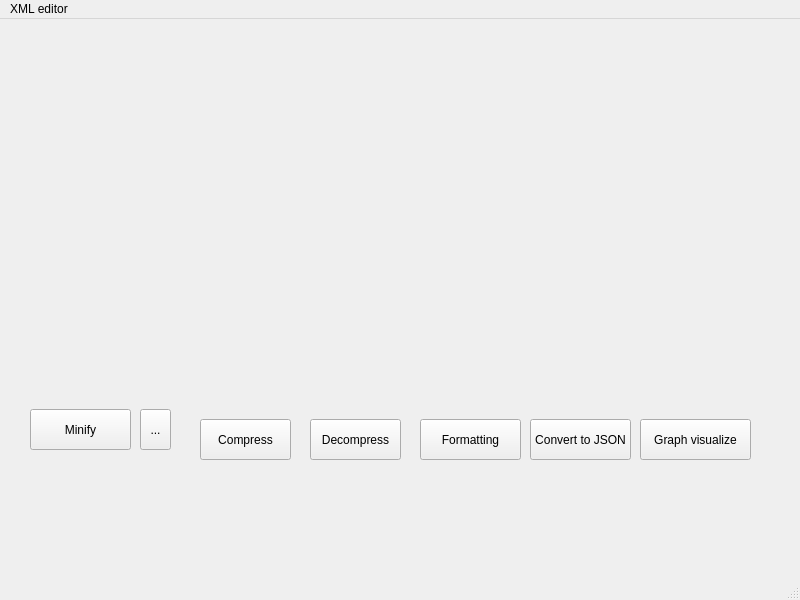
<?xml version="1.0" encoding="UTF-8"?>
<ui version="4.0">
 <class>MainWindow</class>
 <widget class="QMainWindow" name="MainWindow">
  <property name="geometry">
   <rect>
    <x>0</x>
    <y>0</y>
    <width>800</width>
    <height>600</height>
   </rect>
  </property>
  <property name="windowTitle">
   <string>MainWindow</string>
  </property>
  <widget class="QWidget" name="centralwidget">
   <widget class="QPushButton" name="pushButton">
    <property name="geometry">
     <rect>
      <x>200</x>
      <y>400</y>
      <width>91</width>
      <height>41</height>
     </rect>
    </property>
    <property name="text">
     <string>Compress</string>
    </property>
   </widget>
   <widget class="QPushButton" name="pushButton_2">
    <property name="geometry">
     <rect>
      <x>310</x>
      <y>400</y>
      <width>91</width>
      <height>41</height>
     </rect>
    </property>
    <property name="text">
     <string>Decompress</string>
    </property>
   </widget>
   <widget class="QPushButton" name="pushButton_3">
    <property name="geometry">
     <rect>
      <x>420</x>
      <y>400</y>
      <width>101</width>
      <height>41</height>
     </rect>
    </property>
    <property name="text">
     <string>Formatting</string>
    </property>
   </widget>
   <widget class="QPushButton" name="pushButton_4">
    <property name="geometry">
     <rect>
      <x>530</x>
      <y>400</y>
      <width>101</width>
      <height>41</height>
     </rect>
    </property>
    <property name="text">
     <string>Convert to JSON</string>
    </property>
   </widget>
   <widget class="QPushButton" name="pushButton_5">
    <property name="geometry">
     <rect>
      <x>640</x>
      <y>400</y>
      <width>111</width>
      <height>41</height>
     </rect>
    </property>
    <property name="text">
     <string>Graph visualize</string>
    </property>
   </widget>
   <widget class="QPushButton" name="pushButton_6">
    <property name="geometry">
     <rect>
      <x>30</x>
      <y>390</y>
      <width>101</width>
      <height>41</height>
     </rect>
    </property>
    <property name="text">
     <string>Minify</string>
    </property>
   </widget>
   <widget class="QToolButton" name="toolButton">
    <property name="geometry">
     <rect>
      <x>140</x>
      <y>390</y>
      <width>31</width>
      <height>41</height>
     </rect>
    </property>
    <property name="text">
     <string>...</string>
    </property>
   </widget>
  </widget>
  <widget class="QMenuBar" name="menubar">
   <property name="geometry">
    <rect>
     <x>0</x>
     <y>0</y>
     <width>800</width>
     <height>21</height>
    </rect>
   </property>
   <widget class="QMenu" name="menuXML_editor">
    <property name="title">
     <string>XML editor</string>
    </property>
   </widget>
   <addaction name="menuXML_editor"/>
  </widget>
  <widget class="QStatusBar" name="statusbar"/>
 </widget>
 <resources/>
 <connections/>
</ui>
